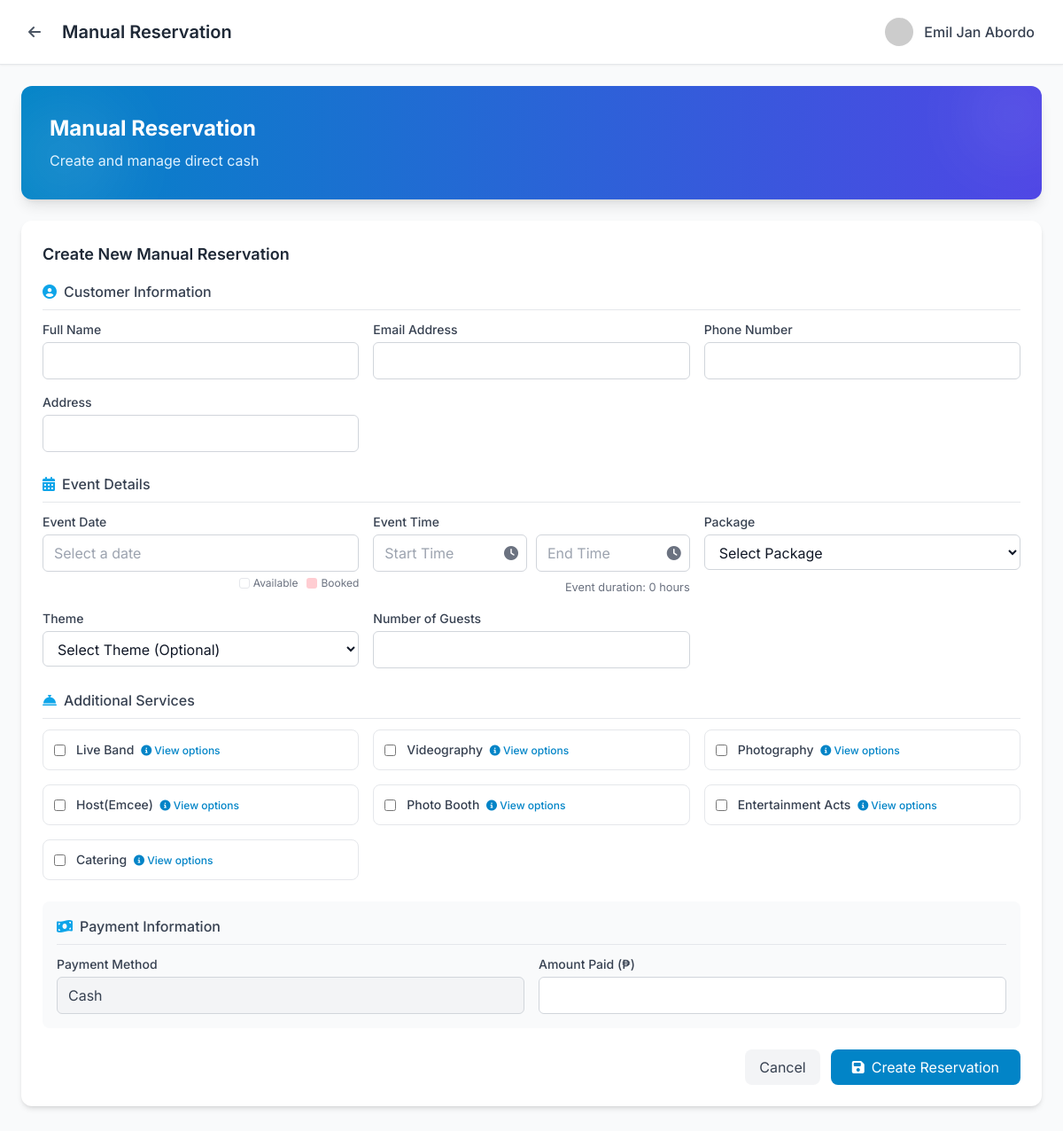
Page /admin/manual/index.php (signed in) on the committed database.
### tables this page shows
CREATE TABLE `services` (
  `id` int(11) NOT NULL,
  `name` varchar(255) NOT NULL,
  `created_at` timestamp NOT NULL DEFAULT current_timestamp()
);

### admin/manual/index.php (the view, shortened to what this page needs)
<?php
include '../../db/config.php';
$username = $_SESSION['user_name'];
$services = [];
$sql = "SELECT * FROM services";
$result = $conn->query($sql);
if ($result && $result->num_rows > 0) {
  while($row = $result->fetch_assoc()) {
    $services[] = $row;
  }
}
?>
<!DOCTYPE html>
<html lang="en" class="light">
<head>
  <script src="https://cdn.tailwindcss.com"></script>
  <link rel="stylesheet" href="https://cdnjs.cloudflare.com/ajax/libs/font-awesome/6.4.0/css/all.min.css">
  <link rel="stylesheet" href="https://cdn.jsdelivr.net/npm/flatpickr/dist/flatpickr.min.css">
</head>
<body class="bg-gray-50 dark:bg-slate-900 font-sans">
  <div class="flex min-h-screen">
    <main class="flex-1">
      <nav class="bg-white dark:bg-slate-800 border-b border-gray-200 dark:border-slate-700 px-6 py-3
sticky top-0 z-20 shadow-sm">
        <div class="flex justify-between items-center">
            <div class="flex items-center space-x-4">
                <a href="../admindash.php" class="p-2 rounded-lg hover:bg-gray-100
dark:hover:bg-slate-700 transition-smooth">
                    <i class="fas fa-arrow-left text-gray-600 dark:text-gray-300"></i>
                </a>
                <h2 class="text-xl font-semibold text-gray-800 dark:text-white">Manual Reservation</h2>
            </div>
            <div class="flex items-center space-x-4">
                <div class="flex items-center space-x-3 p-2">
                    <img src="https://ui-avatars.com/api/?name=<?php echo urlencode($username); ?>&background=6366F1&color=fff"
                         alt="Profile"
                         class="w-8 h-8 rounded-full">
                    <span class="text-gray-700 dark:text-gray-200 font-medium"><?php echo
ucfirst(htmlspecialchars($username)); ?></span>
                </div>
            </div>
        </div>
      </nav>
      <div class="p-6 bg-gray-50 dark:bg-slate-900 min-h-screen">
        <div class="bg-gradient-to-r from-primary-600 to-indigo-600 rounded-xl shadow-lg mb-6
overflow-hidden">
            <div class="relative p-8">
                <div class="relative z-10">
                    <h2 class="text-2xl font-bold text-white mb-2">Manual Reservation</h2>
                    <p class="text-primary-100">Create and manage direct cash</p>
                </div>
                <div class="absolute top-0 right-0 -mt-4 -mr-4 w-24 h-24 bg-white/10 rounded-full
blur-2xl"></div>
                <div class="absolute bottom-0 left-0 -mb-4 -ml-4 w-32 h-32 bg-white/10 rounded-full
blur-2xl"></div>
            </div>
        </div>
        <div class="bg-white dark:bg-slate-800 rounded-xl shadow-md p-6 mb-6">
          <h3 class="text-lg font-semibold text-gray-800 dark:text-white mb-4">Create New Manual Reservation</h3>
          <form id="manualReservationForm" method="POST" action="process_reservation.php">
            <div class="mb-6">
              <h4 class="text-md font-medium text-gray-700 dark:text-gray-300 mb-3 pb-2 border-b border-gray-200 dark:border-gray-700">
                <i class="fas fa-user-circle mr-2 text-primary-500"></i>Customer Information
              </h4>
              <div class="grid grid-cols-1 md:grid-cols-2 lg:grid-cols-3 gap-4">
                <div>
                  <label for="customerName" class="block text-sm font-medium text-gray-700 dark:text-gray-300 mb-1">Full Name</label>
                  <input type="text" id="customerName" name="customerName" class="w-full px-3 py-2 border border-gray-300 dark:border-slate-600 rounded-md bg-white dark:bg-slate-700 text-gray-900 dark:text-white" required>
                </div>
                <div>
                  <label for="customerEmail" class="block text-sm font-medium text-gray-700 dark:text-gray-300 mb-1">Email Address</label>
                  <input type="email" id="customerEmail" name="customerEmail" class="w-full px-3 py-2 border border-gray-300 dark:border-slate-600 rounded-md bg-white dark:bg-slate-700 text-gray-900 dark:text-white" required>
                </div>
                <div>
                  <label for="customerPhone" class="block text-sm font-medium text-gray-700 dark:text-gray-300 mb-1">Phone Number</label>
                  <input type="tel" id="customerPhone" name="customerPhone" class="w-full px-3 py-2 border border-gray-300 dark:border-slate-600 rounded-md bg-white dark:bg-slate-700 text-gray-900 dark:text-white" required>
                </div>
                <div>
                  <label for="customerAddress" class="block text-sm font-medium text-gray-700 dark:text-gray-300 mb-1">Address</label>
                  <input type="text" id="customerAddress" name="customerAddress" class="w-full px-3 py-2 border border-gray-300 dark:border-slate-600 rounded-md bg-white dark:bg-slate-700 text-gray-900 dark:text-white">
                </div>
              </div>
            </div>
            <div class="mb-6">
              <h4 class="text-md font-medium text-gray-700 dark:text-gray-300 mb-3 pb-2 border-b border-gray-200 dark:border-gray-700">
                <i class="fas fa-calendar-alt mr-2 text-primary-500"></i>Event Details
              </h4>
              <div class="grid grid-cols-1 md:grid-cols-2 lg:grid-cols-3 gap-4">
                <div>
                  <label for="eventDate" class="block text-sm font-medium text-gray-700 dark:text-gray-300 mb-1">Event Date</label>
                  <input type="text" id="eventDate" name="eventDate" class="w-full px-3 py-2 border border-gray-300 dark:border-slate-600 rounded-md bg-white dark:bg-slate-700 text-gray-900 dark:text-white" placeholder="Select a date" required>
                  <div class="date-legend">
                    <div class="date-legend-item">
                      <div class="date-legend-color date-legend-available"></div>
                      <span class="text-gray-500 dark:text-gray-400">Available</span>
                    </div>
                    <div class="date-legend-item">
                      <div class="date-legend-color date-legend-booked"></div>
                      <span class="text-gray-500 dark:text-gray-400">Booked</span>
                    </div>
                  </div>
                </div>
                <div>
                  <label class="block text-sm font-medium text-gray-700 dark:text-gray-300 mb-1">Event Time</label>
                  <div class="time-range-container">
                    <div class="time-picker-wrapper">
                      <input type="text" id="eventStartTime" name="eventTime" class="w-full px-3 py-2 border border-gray-300 dark:border-slate-600 rounded-md bg-white dark:bg-slate-700 text-gray-900 dark:text-white" placeholder="Start Time" required>
                      <div class="time-picker-icon">
                      </div>
                    </div>
                    <div class="time-picker-wrapper">
                      <input type="text" id="eventEndTime" name="eventEndTime" class="w-full px-3 py-2 border border-gray-300 dark:border-slate-600 rounded-md bg-white dark:bg-slate-700 text-gray-900 dark:text-white" placeholder="End Time" required>
                      <div class="time-picker-icon">
                      </div>
                    </div>
                  </div>
                  <div class="duration-display" id="durationDisplay">Event duration: <span id="durationHours">0</span> hours</div>
                </div>
                <div>
                  <label for="packageId" class="block text-sm font-medium text-gray-700 dark:text-gray-300 mb-1">Package</label>
                  <select id="packageId" name="packageName" class="w-full px-3 py-2 border border-gray-300 dark:border-slate-600 rounded-md bg-white dark:bg-slate-700 text-gray-900 dark:text-white" required>
                    <option value="">Select Package</option>
                  </select>
                </div>
                <div>
                  <label for="themeId" class="block text-sm font-medium text-gray-700 dark:text-gray-300 mb-1">Theme</label>
                  <select id="themeId" name="themeName" class="w-full px-3 py-2 border border-gray-300 dark:border-slate-600 rounded-md bg-white dark:bg-slate-700 text-gray-900 dark:text-white">
                    <option value="">Select Theme (Optional)</option>
                  </select>
                </div>
                <div>
                  <label for="guestCount" class="block text-sm font-medium text-gray-700 dark:text-gray-300 mb-1">Number of Guests</label>
                  <input type="number" id="guestCount" name="guestCount" min="1" class="w-full px-3 py-2 border border-gray-300 dark:border-slate-600 rounded-md bg-white dark:bg-slate-700 text-gray-900 dark:text-white" required>
                </div>
              </div>
            </div>
            <div class="mb-6">
              <h4 class="text-md font-medium text-gray-700 dark:text-gray-300 mb-3 pb-2 border-b border-gray-200 dark:border-gray-700">
                <i class="fas fa-concierge-bell mr-2 text-primary-500"></i>Additional Services
              </h4>
              <div class="grid grid-cols-1 md:grid-cols-2 lg:grid-cols-3 gap-4 mb-3">
                <?php foreach($services as $service): ?>
                  <div class="flex items-start p-3 border border-gray-200 dark:border-gray-700 rounded-lg">
                    <input type="checkbox" id="service_<?php echo $service['id']; ?>" name="services[]" value="<?php echo htmlspecialchars($service['name']); ?>" class="mt-1 mr-3">
                    <label for="service_<?php echo $service['id']; ?>" class="text-sm font-medium text-gray-700 dark:text-gray-300 flex-1 cursor-pointer service-details-btn" data-service-id="<?php echo $service['id']; ?>">
                      <?php echo htmlspecialchars($service['name']); ?>
                      <span class="ml-1 text-xs text-primary-600 dark:text-primary-400">
                        <i class="fas fa-info-circle"></i> View options
                      </span>
                    </label>
                  </div>
                <?php endforeach; ?>
              </div>
            </div>
            <div class="mb-6 p-4 bg-gray-50 dark:bg-slate-700 rounded-lg">
              <h4 class="text-md font-medium text-gray-700 dark:text-gray-300 mb-3 pb-2 border-b border-gray-200 dark:border-gray-700">
                <i class="fas fa-money-bill-wave mr-2 text-primary-500"></i>Payment Information
              </h4>
              <div class="grid grid-cols-1 md:grid-cols-2 gap-4">
                <div>
                  <label for="paymentMethod" class="block text-sm font-medium text-gray-700 dark:text-gray-300 mb-1">Payment Method</label>
                  <input type="text" value="Cash" class="w-full px-3 py-2 border border-gray-300 dark:border-slate-600 rounded-md bg-gray-100 dark:bg-slate-600 text-gray-700 dark:text-gray-300" readonly>
                </div>
                <div>
                  <label for="amountPaid" class="block text-sm font-medium text-gray-700 dark:text-gray-300 mb-1">Amount Paid (₱)</label>
                  <input type="number" id="amountPaid" name="amountPaid" min="0" step="0.01" class="w-full px-3 py-2 border border-gray-300 dark:border-slate-600 rounded-md bg-white dark:bg-slate-700 text-gray-900 dark:text-white" required>
                </div>
              </div>
            </div>
            <div class="flex justify-end space-x-3">
              <a href="admin/manual/index.php" class="px-4 py-2 bg-gray-100 dark:bg-gray-700 text-gray-700 dark:text-gray-300 rounded-lg hover:bg-gray-200 dark:hover:bg-gray-600 transition-smooth">
                Cancel
              </a>
              <button type="submit" class="px-6 py-2 bg-primary-600 text-white rounded-lg hover:bg-primary-700 transition-smooth">
                <i class="fas fa-save mr-2"></i>Create Reservation
              </button>
            </div>
          </form>
        </div>
      </div>
    </main>
  </div>
</body>
</html>

### admin/manual/index.php (style rules this page uses)
.transition-smooth { transition: all 0.2s ease-in-out; }
.date-legend { display: flex; align-items: center; justify-content: flex-end; margin-top: 4px; font-size: 0.75rem; }
.date-legend-item { display: flex; align-items: center; margin-left: 10px; }
.date-legend-color { width: 12px; height: 12px; border-radius: 3px; margin-right: 4px; }
.date-legend-available { background-color: #ffffff; border: 1px solid #e5e7eb; }
.date-legend-booked { background-color: #ffcdd2; }
.time-range-container { display: grid; grid-template-columns: 1fr 1fr; gap: 10px; }
.time-picker-wrapper { position: relative; }
.time-picker-icon { position: absolute; right: 10px; top: 50%; transform: translateY(-50%); color: #6b7280; pointer-events: none; }
.duration-display { margin-top: 0.5rem; font-size: 0.8rem; color: #6b7280; text-align: right; }

### rows in the picture
services: name "Live Band"
services: name "Videography"
services: name "Photography"
services: name "Host(Emcee)"
services: name "Photo Booth"
services: name "Entertainment Acts"
services: name "Catering"

### other values in the picture
$username "Emil Jan Abordo"
